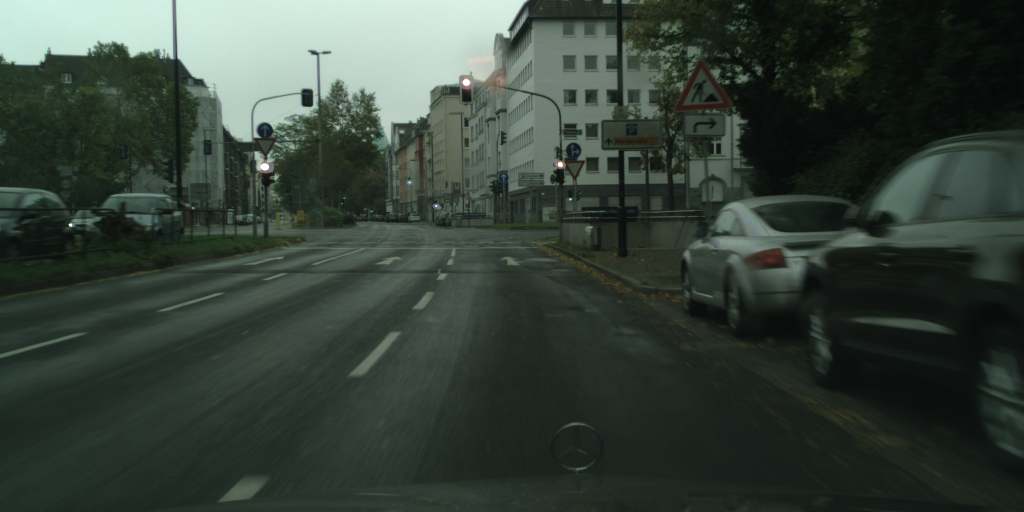
#> input picture data/images/dusseldorf_000049_000026_leftImg8bit.png, 2048 x 1024 px, given in place of img2.png, which was not available (shown at 1/2 size)
$ python model_based_tfl_detection.py
#> lines starting #> are read from the running program, lines starting #| are printed output that depends on the picture; after the words box and inside, x2 and y2 are one past the last pixel; in counts of white or black regions, pixels touching at a corner belong together; pictures that were not available may be replaced by others from this repository, and a replacement may not be noted
#> in show_find_tfl_lights, image is the input picture: shape (1024, 2048, 3); mean R, G, B 54.2, 65.4, 57.1
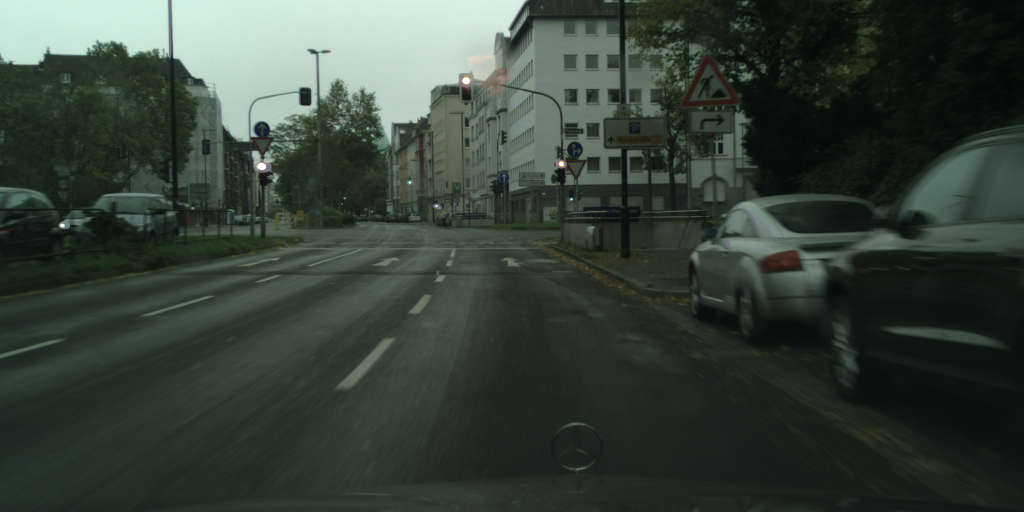
#> input picture data/images/dusseldorf_000049_000027_leftImg8bit.png, 2048 x 1024 px, given in place of kernel.png, which was not available (shown at 1/2 size)
try:
    import os
    import json
    import glob
    import argparse
    import numpy as np
    import cv2
    import scipy
    from scipy import signal as sg
    from scipy.ndimage.filters import maximum_filter
    from PIL import Image, ImageEnhance, ImageFilter
    import matplotlib.pyplot as plt


except ImportError:
    print("Need to fix the installation")
    raise


def highlight_lights(image: np.ndarray):
    """
    turning an numpy array image into a black white image with white spots
    which are suspicious for being a traffic light, using masks, cv2 functions as blur and threshold
    :param image: The image itself as np.uint8, shape of (H, W, 3)
    :return: 2D black-white image with black background and white spots which are the tfl that detected
    """
    mask_red = np.all(image[:, :] <= [180, 235, 235], axis=-1)
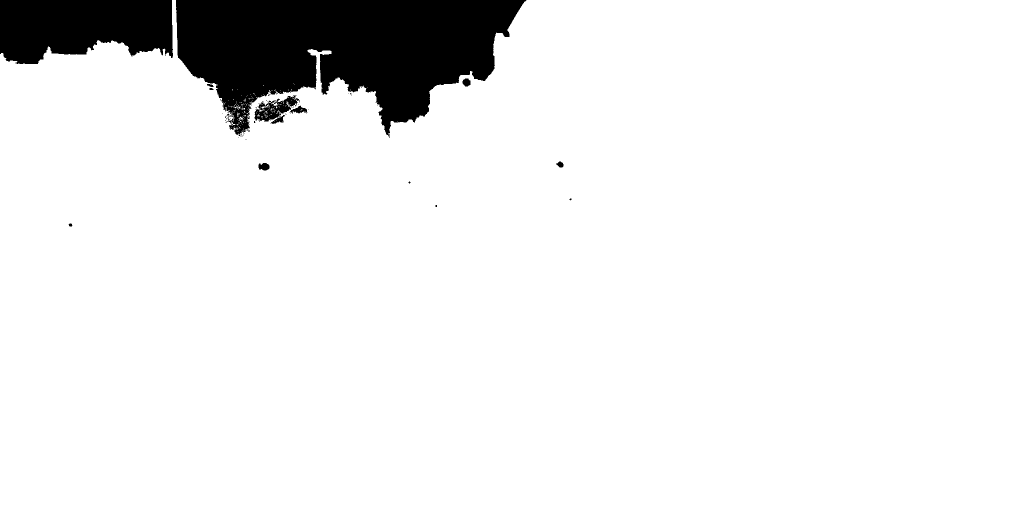
#> mask_red: shape (1024, 2048) bool (shown at 1/2 size); 92.3% white; 65 black regions (55 under 20 px), largest, box (x1, y1, x2, y2) and area: (352, 0, 1053, 276) 121367, (0, 0, 346, 128) 36417, (508, 190, 600, 248) 2300
    mask_green = np.all(image[:, :] <= [245, 235, 245], axis=-1)
#> mask_green: shape (1024, 2048) bool; 98.3% white; 324 black regions (306 under 20 px), largest, box (x1, y1, x2, y2) and area: (0, 0, 343, 73) 17668, (354, 0, 1050, 58) 15743, (521, 327, 538, 341) 184
    mask_blue = np.all(image[:, :] <= [245, 245, 190], axis=-1)
#> mask_blue: shape (1024, 2048) bool; 92.3% white; 43 black regions (33 under 20 px), largest, box (x1, y1, x2, y2) and area: (352, 0, 1053, 273) 121133, (0, 0, 346, 128) 36597, (508, 191, 599, 247) 2756

    mask_white = np.ma.mask_or(np.all(image[:, :] >= [190, 190, 190], axis=-1),
                               np.all(image[:, :] <= [155, 155, 155], axis=-1))
#> mask_white: shape (1024, 2048) bool; 98.4% white; 284 black regions (259 under 20 px), largest, box (x1, y1, x2, y2) and area: (351, 0, 1020, 289) 29162, (0, 0, 347, 130) 1884, (509, 303, 546, 342) 572

    mask = np.ma.mask_or(np.ma.mask_or(mask_red, mask_green), np.ma.mask_or(mask_blue, mask_white))
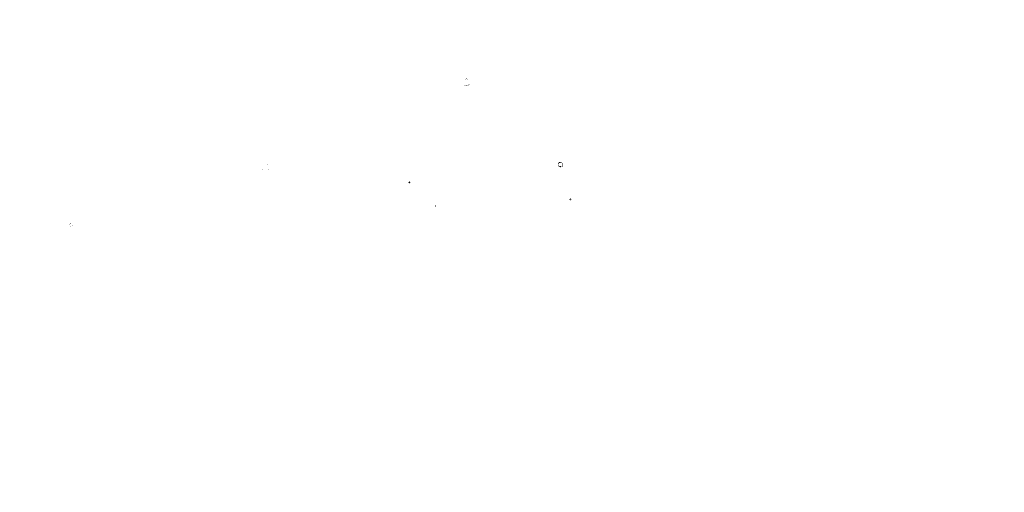
#> mask: shape (1024, 2048) bool (shown at 1/2 size); 100% white; black in thin lines or dots, all inside (x1, y1, x2, y2) = (138, 157, 1143, 453)
    image[mask] = [0, 0, 0]

    image[np.logical_not(mask)] = [255, 255, 255]

    # a better/worse way to detect the lights (get more tfl results = get more noises)
    blurred = cv2.GaussianBlur(image, (3, 3), 0)
    fixed = cv2.threshold(blurred, 26, 255, cv2.THRESH_BINARY)[1]
#> fixed: shape (1024, 2048, 3); 0.01% white in thin lines or dots, all inside (x1, y1, x2, y2) = (137, 156, 1144, 454)
    blurred = cv2.GaussianBlur(fixed, (7, 7), 0)
    fixed = cv2.threshold(blurred, 55, 255, cv2.THRESH_BINARY)[1]
#> fixed: shape (1024, 2048, 3); 0.02% white; 10 white regions (3 under 20 px), largest, box (x1, y1, x2, y2) and area: (1114, 322, 1128, 336) 149, (928, 167, 940, 174) 54, (137, 445, 146, 454) 50
    blurred = cv2.GaussianBlur(fixed, (19, 19), 0)
    fixed = cv2.threshold(blurred, 45, 255, cv2.THRESH_BINARY)[1]
#> fixed: shape (1024, 2048, 3); 0.04% white; 7 white regions, largest, box (x1, y1, x2, y2) and area: (1112, 320, 1130, 339) 266, (927, 165, 941, 176) 119, (135, 444, 147, 455) 105
    blurred = cv2.GaussianBlur(fixed, (19, 19), 0)
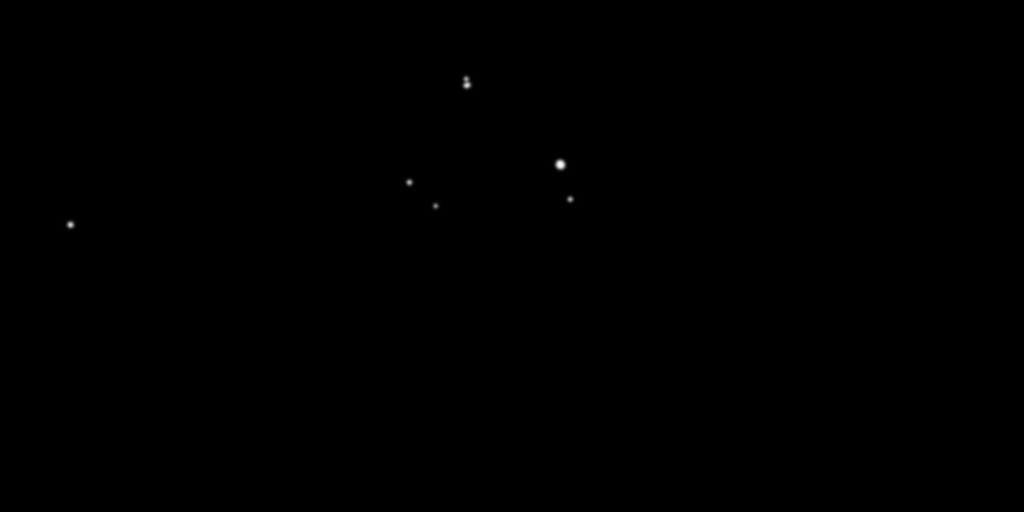
#> blurred: shape (1024, 2048, 3) (shown at 1/2 size); min 0, max 251, mean 0.1
    fixed = cv2.threshold(blurred, 45, 255, cv2.THRESH_BINARY)[1]
#> fixed: shape (1024, 2048, 3); 0.07% white; 6 white regions, box (x1, y1, x2, y2) and area: (1109, 317, 1133, 341) 427, (925, 152, 943, 178) 352, (133, 442, 149, 457) 199, (812, 358, 826, 372) 152, (1134, 392, 1147, 405) 135, (866, 406, 877, 418) 104

    # [5 lines of commented-out code are left out]

    return fixed[..., :3]  # return result 2D


def find_tfl_lights(c_image: np.ndarray):
    """
    Detect candidates for TFL lights. Use c_image, kwargs and you imagination to implement
    :param c_image: The image itself as np.uint8, shape of (H, W, 3)
    :return: 4-tuple of x_red, y_red, x_green, y_green
    """
    kernel = np.array(Image.open('kernel.png').convert('L'))
    kernel = kernel.astype('f')

    highlighted_image = highlight_lights(c_image.copy())
    fixed_image = \
        sg.convolve(np.dot(highlighted_image, [0.2125, 0.7154, 0.0721]), kernel, mode='same', method='auto')
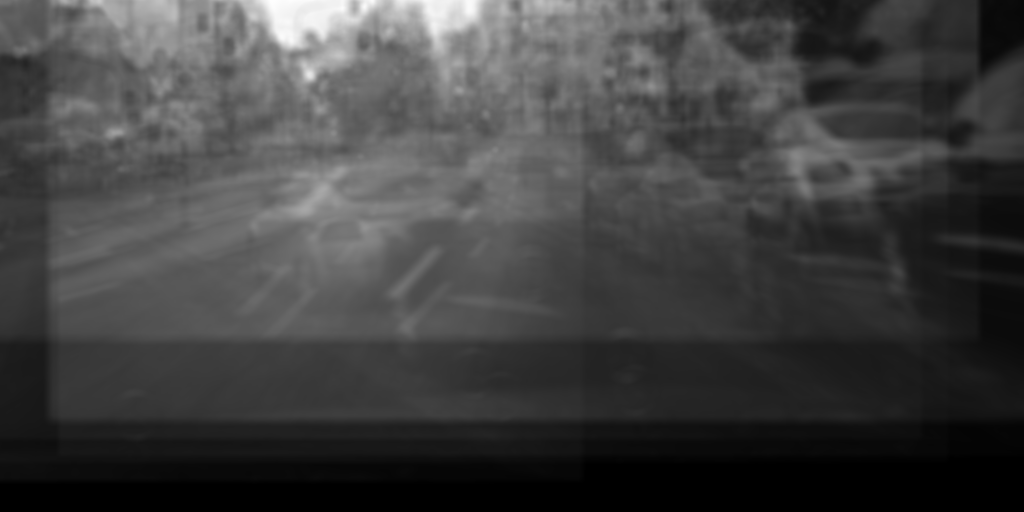
#> fixed_image: shape (1024, 2048) float64 (shown at 1/2 size); min 0.161, max 48728712.2, mean 12464038.1; drawn with min black and max white

    max_filter_image = scipy.ndimage.maximum_filter(fixed_image, 50)
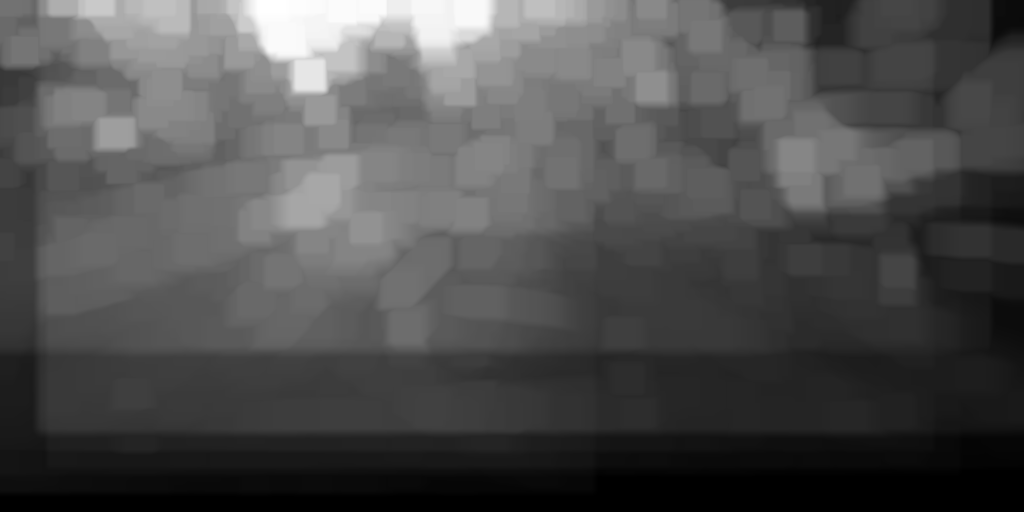
#> max_filter_image: shape (1024, 2048) float64 (shown at 1/2 size); min 0.567, max 48728712.2, mean 15099696.1; drawn with min black and max white

    red_index1 = []
    red_index2 = []
    green_index1 = []
    green_index2 = []

    for i in range(len(max_filter_image)):
        for j in range(len(max_filter_image[i])):
            if max_filter_image[i][j] == fixed_image[i][j] and max_filter_image[i][j] > 1500000:
                if c_image[i][j][0] > c_image[i][j][1] >= c_image[i][j][2]:
                    red_index1.append(i)
                    red_index2.append(j)
                else:
                    green_index1.append(i)
                    green_index2.append(j)
#> after the loop, green_index1 = 214 values from 0 to 954; green_index2 = 214 values, max 2047 at index 197, min 0 at index 12, mean 1029.7; red_index1 = [287]; red_index2 = [1264]
    return red_index2, red_index1, green_index2, green_index1


def show_find_tfl_lights(image_path):
    """
     function that gets an image path and detect on here the suspicious places for being a TFL
     the function visually shows with matplotlib the TFL's detected
    :param image_path:  path to the original image which we want to detect on it the TFL's
    :return: None
    """
    image = np.array(Image.open(image_path))
    red_x, red_y, green_x, green_y = find_tfl_lights(image)
#> red_x = [1264]; red_y = [287]; green_x has the same summary as green_index2 in find_tfl_lights; green_y = 214 values from 0 to 954
    plt.plot(red_x, red_y, 'rx', markersize=4)
    plt.plot(green_x, green_y, 'g+', markersize=4)
    plt.imshow(image)
    plt.show()
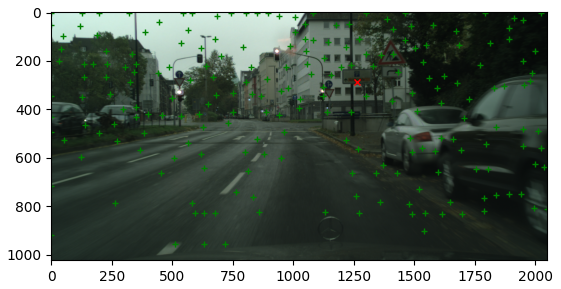
#> figure drawn by matplotlib, 1 panel
    print("You should now see some images, with the ground truth marked on them. Close all to quit.")


def test_find_tfl_lights(image_path, label_path=None):
    """
    function that gets an image path and labeled image path
    and activate the detect_lights function, after that gets the x and y results as lists
    then compare the location of the (x,y) tfl, with the exact location at the labeled_image,
    if the value equals to 19, then it means that its a traffic light, so add it to tfl_list,
    else - add it to no_tfl_list.
    :param image_path: path to the original image which we want to detect on it the TFL's
    :param label_path: path to the labeled image which we want to compare the id of pixel if its belong to TFL
     (Ground Truth)
    :return: two lists of images with shape 81x81x3 represents TFL's and no TFL's
    """
    image = np.array(Image.open(image_path))
    image_labels = np.array(Image.open(label_path))

    red_x, red_y, green_x, green_y = find_tfl_lights(image)
    tfl_images = []
    no_tfl_images = []

    # padding with 40 pixels
    zeroes = np.zeros((len(image) + 81, len(image[0]) + 81, 3))
    zeroes[41:image.shape[0] + 41, 41:image.shape[1] + 41] = image
    padded_image = zeroes.astype(dtype=np.uint8)
    # there's no difference between green or red colors of lights in the TFL
    for x1, y1, x2, y2 in zip(red_x, red_y, green_x, green_y):
        if image_labels[y1][x1] == 19:
            cropped = padded_image[y1:y1 + 81, x1:x1 + 81, :]
            tfl_images.append(cropped)
        else:
            cropped = padded_image[y1:y1 + 81, x1:x1 + 81, :]
            no_tfl_images.append(cropped)
        if image_labels[y2][x2] == 19:
            cropped = padded_image[y2:y2 + 81, x2:x2 + 81, :]
            tfl_images.append(cropped)
        else:
            cropped = padded_image[y2:y2 + 81, x2:x2 + 81, :]
            no_tfl_images.append(cropped)

    return tfl_images, no_tfl_images


if __name__ == '__main__':
    """
    simple way to run code is running this file,
    choose the image which you want to detect the traffic lights from
    """
    show_find_tfl_lights('gallery/img2.png')  # , 'cologne_000113_000019_gtFine_labelIds.png')
    plt.show(block=True)
